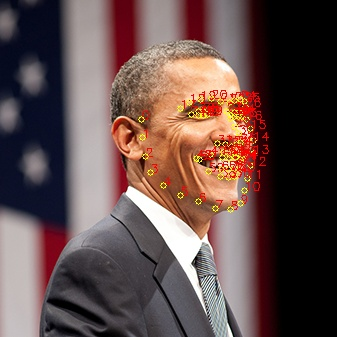
#> input picture OpenCV-Reference-master/image_with_landmarks.jpg, 337 x 337 px, given in place of the camera
$ python import.py
#> lines starting #> are read from the running program, lines starting #| are printed output that depends on the picture; after the words box and inside, x2 and y2 are one past the last pixel; in counts of white or black regions, pixels touching at a corner belong together
import cv2
import numpy as np

cap = cv2.VideoCapture(0) # Captura de video desde la cámara

lower_blue = np.array([0, 50, 50])  #Rango para detectar el Color Azul, provicional
upper_blue = np.array([10, 255, 255])

# Posición anterior para Azul
prev_pos = None

while True:
    # Captura un frame de la cámara
    ret, frame = cap.read()
#> frame is the input picture: shape (337, 337, 3); mean B, G, R 74.3, 77, 98.8

    # Convertir el frame a formato HSV
    hsv = cv2.cvtColor(frame, cv2.COLOR_BGR2HSV)
#> hsv: shape (337, 337, 3); mean H, S, V 76.4, 80.3, 101.8

    # Obtener los píxeles que se encuentran dentro del rango de azul
    mask = cv2.inRange(hsv, lower_blue, upper_blue)
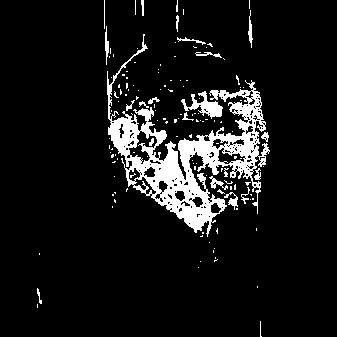
#> mask: shape (337, 337); 8.9% white; 138 white regions (117 under 20 px), largest, box (x1, y1, x2, y2) and area: (107, 34, 270, 237) 8242, (181, 91, 223, 119) 452, (209, 176, 228, 190) 93

    # Aplicar un filtro morfológico para eliminar pequeños ruidos
    kernel = np.ones((5,5), np.uint8)
    mask = cv2.morphologyEx(mask, cv2.MORPH_OPEN, kernel)
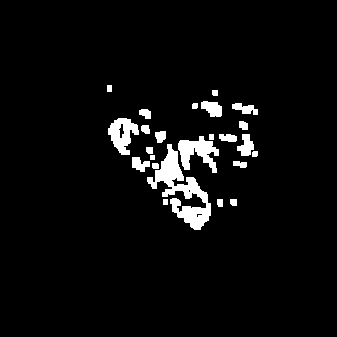
#> mask: shape (337, 337); 4.5% white; 24 white regions

    # Encontrar los contornos de los objetos detectados
    contours, hierarchy = cv2.findContours(mask, cv2.RETR_TREE, cv2.CHAIN_APPROX_SIMPLE)
#> contours = 27 contours, 3 with area under 20; largest, box (x1, y1, x2, y2) and area: (147, 144, 211, 230) 1696, (178, 136, 219, 173) 690, (108, 118, 139, 155) 630, (201, 101, 222, 117) 212, (237, 134, 254, 156) 198

    # Seleccionar el objeto azul más grande
    max_area = 0
    selected_contour = None
    for contour in contours:
        area = cv2.contourArea(contour)
        if area > max_area:
            max_area = area
            selected_contour = contour
#> this loop made 27 passes
#> (area, max_area) on passes 1, 5, 6, 10: (34, 34), (56, 56), (143.5, 143.5), (1695.5, 1695.5)
#> area on passes 2, 4, 8, 9, 13, 14: 33.5, 29, 24, 34, 690, 198
#> after the loop, max_area = 1695.5; selected_contour = contour of 189 points, box (x1, y1, x2, y2) (147, 144, 211, 230), area 1696

    # Si se ha detectado un objeto azul, dibujar el contorno y mostrar su posición
    if selected_contour is not None:
        cv2.drawContours(frame, [selected_contour], 0, (0,255,0), 2)
        M = cv2.moments(selected_contour)
#> M = moments, m00 1695.5, centre m10/m00, m01/m00 = (181.5, 190.5)
        cx = int(M['m10']/M['m00'])
#> cx = 181
        cy = int(M['m01']/M['m00'])
#> cy = 190
        cv2.putText(frame, f'Partner ({cx}, {cy})', (cx, cy-10), cv2.FONT_HERSHEY_SIMPLEX, 0.9, (0, 255, 0), 2)
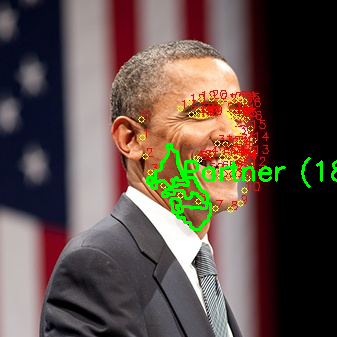
#> frame: shape (337, 337, 3); mean B, G, R 73.3, 80.8, 95.9

        # Mostrar la posición del objeto si ha cambiado desde el frame anterior
        current_pos = (cx, cy)
#> current_pos = (181, 190)
        if prev_pos is None or current_pos != prev_pos:
            print("Posición del objeto azul: ({}, {})".format(current_pos[0], current_pos[1]))
#| Posición del objeto azul: (181, 190)
            prev_pos = current_pos
#> prev_pos = (181, 190)

    # Mostrar el resultado
    cv2.imshow('frame',frame)
    if cv2.waitKey(1) & 0xFF == ord('q'):
#> (key q is pressed here)
        break

# Liberar recursos
cap.release()
cv2.destroyAllWindows()
